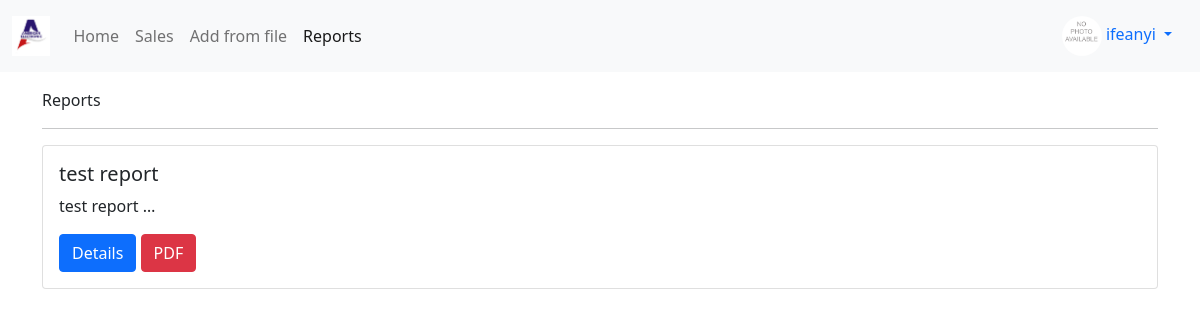
Page /reports/ (signed in) on the earlier database version.
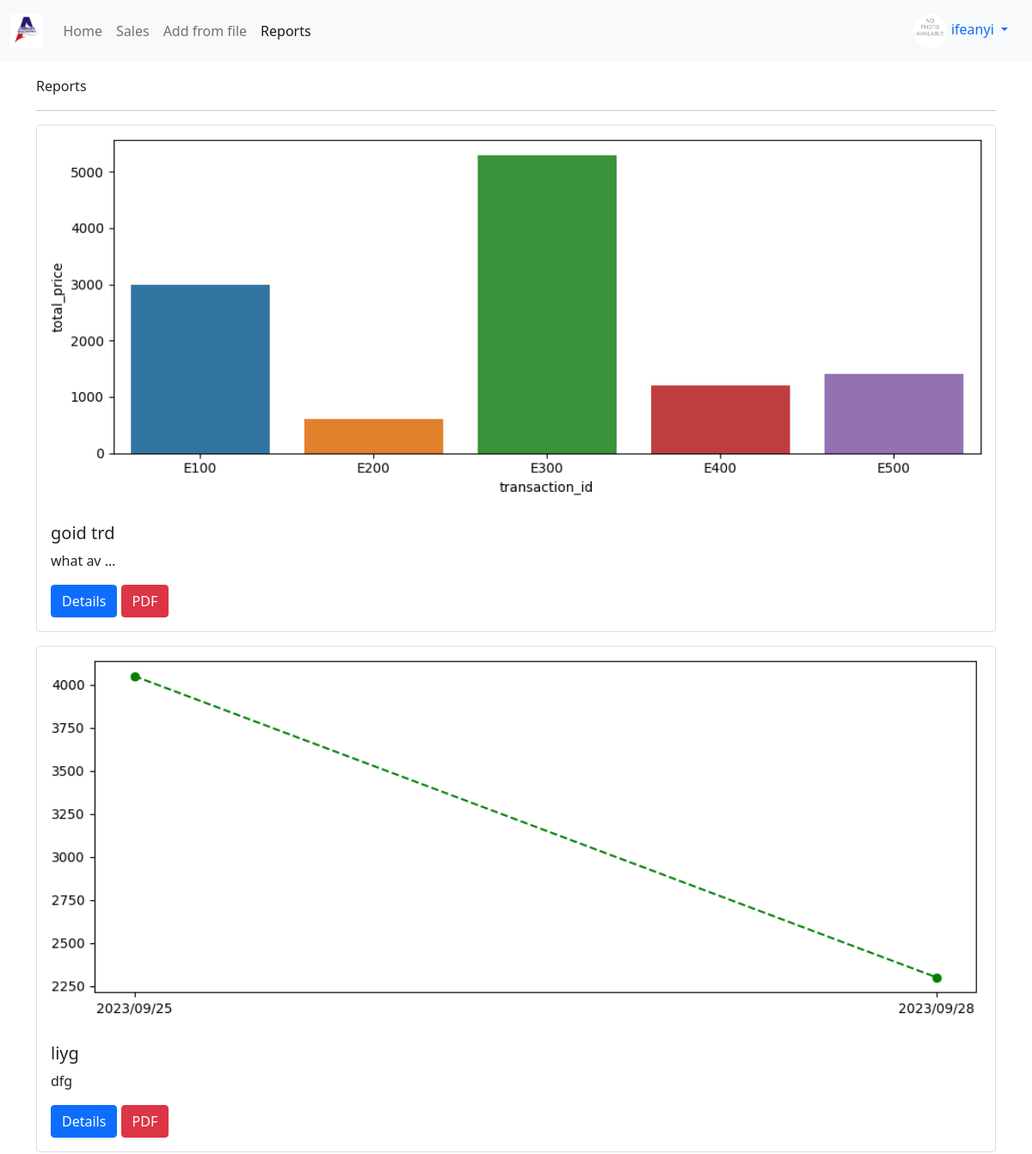
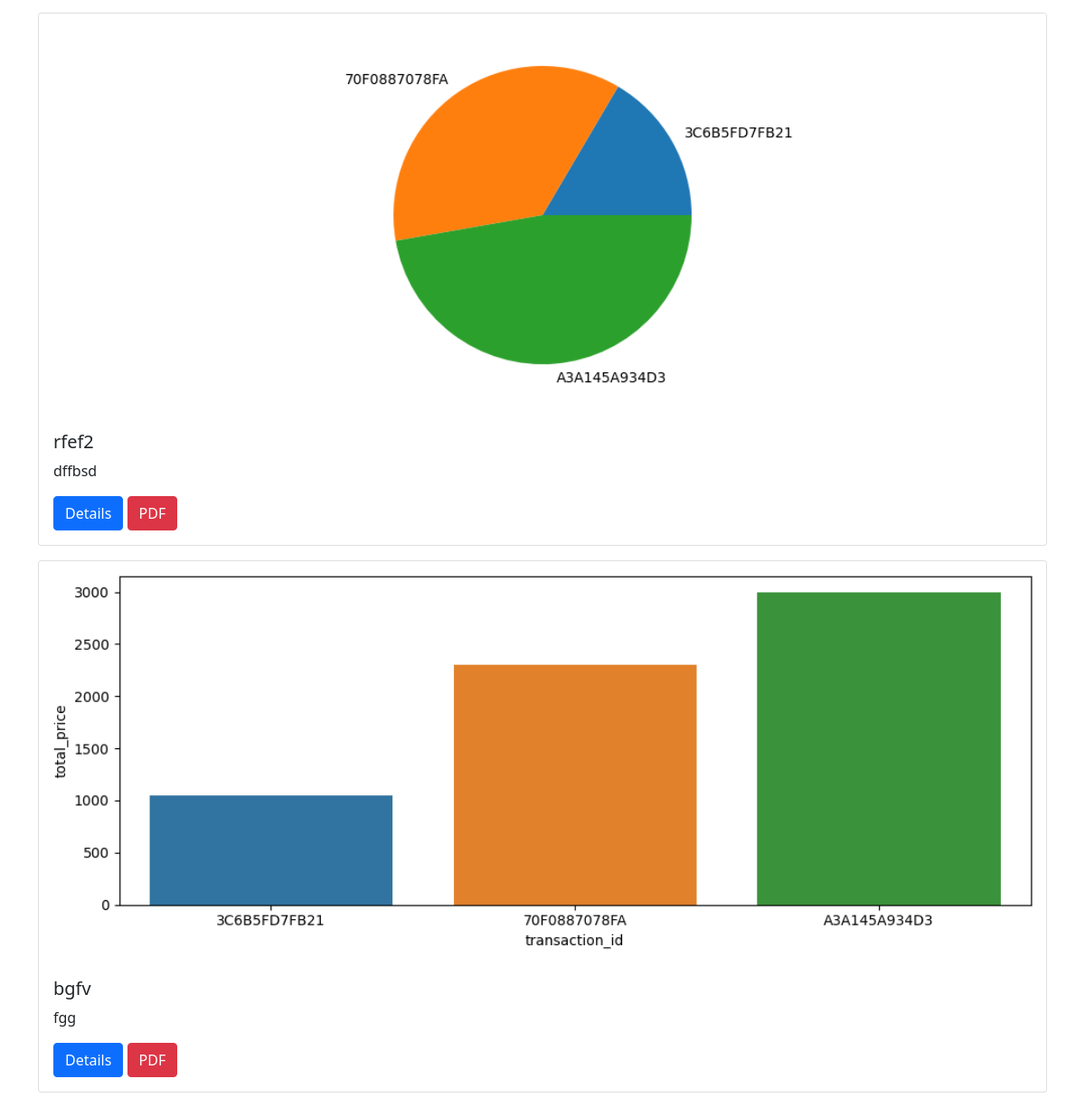
Same page on the later database version (2 pictures, top to bottom).
### profiles/models.py (models this page shows, shortened)
class Profile(models.Model):
    user = models.OneToOneField(User, on_delete=models.CASCADE)
    bio = models.TextField(default="No bio...")
    avatar = models.ImageField(upload_to='avatars', default='no_picture.png')
    created = models.DateTimeField(auto_now_add=True)
    updated = models.DateTimeField(auto_now=True)

### reports/models.py (models this page shows, shortened)
class Report(models.Model):
    name = models.CharField(max_length=120)
    image = models.ImageField(upload_to='reports', blank=True)
    remarks = models.TextField()
    author = models.ForeignKey(Profile, on_delete=models.CASCADE)
    created = models.DateTimeField(auto_now_add=True)
    updated = models.DateTimeField(auto_now=True)
    def get_absolute_url(self):
        return reverse("reports:detail", kwargs={"pk": self.pk})
    class Meta:
        ordering = ('-created',)

### reports/views.py (the view)
# urls.py: path('', ReportListView.as_view(), name='main'),
class ReportListView(LoginRequiredMixin, ListView):
    model = Report
    template_name = 'reports/main.html'

### reports/templates/reports/main.html (shortened to what this page needs)
{% extends 'base.html' %}
{% block content %}
    Reports
    <hr>
    {% for obj in object_list %}
        <div class="card mb-3" >
            {% if obj.image %}
                <img src="{{obj.image.url}}" class="card-img-top" alt="{{obj.name}}">
            {% endif %}
            <div class="card-body">
                <h5 class="card-title">{{obj.name}}</h5>
                <p class="card-text">{{obj.remarks|truncatewords:2}}</p>
                <a href="{{obj.get_absolute_url}}" class="btn btn-primary">Details</a>
                <a href="{% url 'reports:pdf' obj.pk %}" class="btn btn-danger">PDF</a>
            </div>
        </div>
    {% endfor %}
{% endblock content %}

### templates/base.html (shortened to what this page needs)
{% load static %}
<!doctype html>
<html lang="en">
  <head>
    <link href="https://cdn.jsdelivr.net/npm/bootstrap@5.0.0-beta2/dist/css/bootstrap.min.css" rel="stylesheet">
    <link rel="stylesheet" href="{% static 'dropzone.css' %}">
    <link rel="stylesheet" type="text/css" href="{% static 'style.css' %}">
  </head>
  <body>
    {% include 'navbar.html' %}
    <div class="container mt-3 mb-3">
        {% block content %}
        {% endblock content %}
    </div>
  </body>
</html>

### templates/navbar.html (shortened to what this page needs)
{% load static %}
{% url 'sales:home' as path_to_home %}
{% url 'sales:list' as path_to_sales %}
{% url 'reports:from-file' as path_to_from_file %}
{% url 'reports:main' as path_to_reports %}
<nav class="navbar navbar-expand-lg navbar-light bg-light">
  <div class="container-fluid">
    <a class="navbar-brand" href=""><img src="{% static 'logo.JPG' %}" class="logo-sm"></a>
    <div class="collapse navbar-collapse" id="navbarNav">
      <ul class="navbar-nav">
        <li class="nav-item">
          <a class="nav-link {% if request.path == path_to_home %}active{% endif %}" href="{{path_to_home}}">Home</a>
        </li>
        <li class="nav-item">
          <a class="nav-link {% if request.path == path_to_sales %}active{% endif %}" href="{{path_to_sales}}">Sales</a>
        </li>
        <li class="nav-item">
          <a class="nav-link {% if request.path == path_to_from_file %}active{% endif %}" href="{{path_to_from_file}}">Add from file</a>
        </li>
        <li class="nav-item">
          <a class="nav-link {% if request.path == path_to_reports %}active{% endif %}" href="{{path_to_reports}}">Reports</a>
        </li>
      </ul>
    </div>
    {% if request.user.is_authenticated %}
      <div class="nav-item dropdown">
        <div class="nav-link dropdown-toggle" id="navbarDropdownMenuLink" role="button" data-bs-toggle="dropdown" aria-expanded="false">
          <img src="{{request.user.profile.avatar.url}}" class="avatar-sm">&nbsp;{{request.user}}
        </div>
      </div>
    {% endif %}
  </div>
</nav>

### static/style.css (style rules this page uses)
.avatar-sm { height: 40px; width: 40px; border-radius: 50%; object-fit: cover; }
.logo-sm { height: 40px; width: auto; }

Differences in the rows shown:
removed Report: name "test report", remarks "test report …"
added Report: image (picture), name "goid trd", remarks "what av …"
added Report: image (picture), name "liyg", remarks "dfg"
added Report: image (picture), name "rfef2", remarks "dffbsd"
added Report: image (picture), name "bgfv", remarks "fgg"
